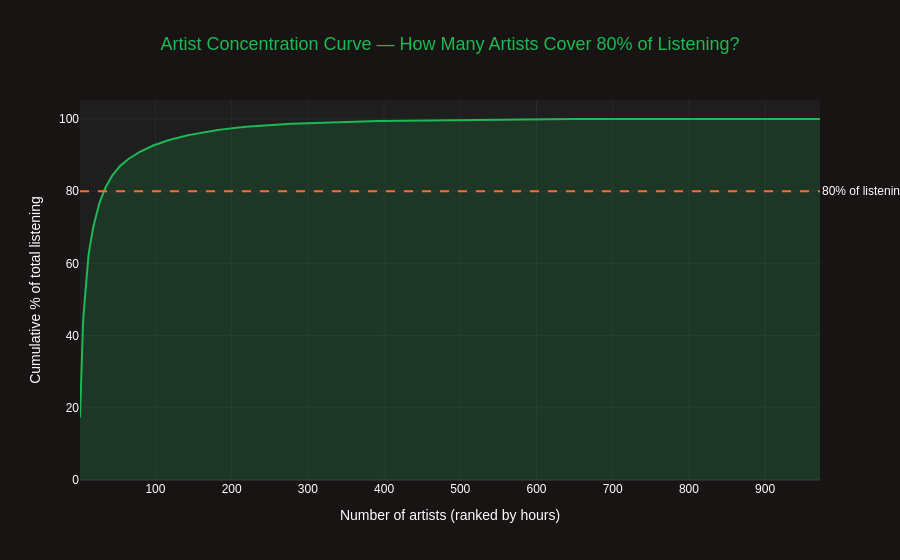

This figure's notebook cell:
### Code cell
# ── Artist concentration (how much of total listening is top-10?) ──
all_artists = df.groupby('artistName')['hours_played'].sum().sort_values(ascending=False)
top10_share = all_artists.head(10).sum() / all_artists.sum() * 100

print(f'Top 10 artists account for {top10_share:.1f}% of total listening time.')
print(f'Remaining {len(all_artists) - 10:,} artists share the other {100 - top10_share:.1f}%.')
print()

# Cumulative concentration curve
cumulative = all_artists.cumsum() / all_artists.sum() * 100
fig = go.Figure(go.Scatter(
    x=list(range(1, len(cumulative)+1)),
    y=cumulative.values,
    mode='lines',
    line=dict(color=SPOTIFY_GREEN, width=2),
    fill='tozeroy',
    fillcolor='rgba(29,185,84,0.15)',
))
fig.add_hline(y=80, line_dash='dash', line_color='#ff6b35',
              annotation_text='80% of listening', annotation_position='right')

fig.update_layout(**PLOTLY_TEMPLATE['layout'])
                  
fig.update_layout(
    title=dict(text='Artist Concentration Curve — How Many Artists Cover 80% of Listening?', x=0.5),
    xaxis_title='Number of artists (ranked by hours)',
    yaxis_title='Cumulative % of total listening',
    height=400,
)
fig.show()

### Figure 1 — Plotly figure (JSON) as saved in the notebook; plotly's stock layout.template omitted (floating-point values rounded to 4 significant figures; data arrays with more than 128 entries replaced by an {"elided": "..."} marker saying what was removed)
{"data": [{"fill": "tozeroy", "fillcolor": "rgba(29,185,84,0.15)", "line": {"color": "#1DB954", "width": 2}, "mode": "lines", "type": "scatter", "x": {"elided": "972 int values"}, "y": {"elided": "972 float values"}}], "layout": {"annotations": [{"showarrow": false, "text": "80% of listening", "x": 1, "xanchor": "left", "xref": "x domain", "y": 80, "yanchor": "middle", "yref": "y"}], "autosize": true, "font": {"color": "#FFFFFF", "family": "Arial"}, "paper_bgcolor": "#191414", "plot_bgcolor": "#1e1e1e", "shapes": [{"line": {"color": "#ff6b35", "dash": "dash"}, "type": "line", "x0": 0, "x1": 1, "xref": "x domain", "y0": 80, "y1": 80, "yref": "y"}], "title": {"font": {"color": "#1DB954", "size": 18}, "text": "Artist Concentration Curve — How Many Artists Cover 80% of Listening?", "x": 0.5}, "xaxis": {"autorange": true, "gridcolor": "#2a2a2a", "range": [1, 972], "title": {"text": "Number of artists (ranked by hours)"}, "type": "linear", "zerolinecolor": "#2a2a2a"}, "yaxis": {"autorange": true, "gridcolor": "#2a2a2a", "range": [0, 105.3], "title": {"text": "Cumulative % of total listening"}, "type": "linear", "zerolinecolor": "#2a2a2a"}}}
